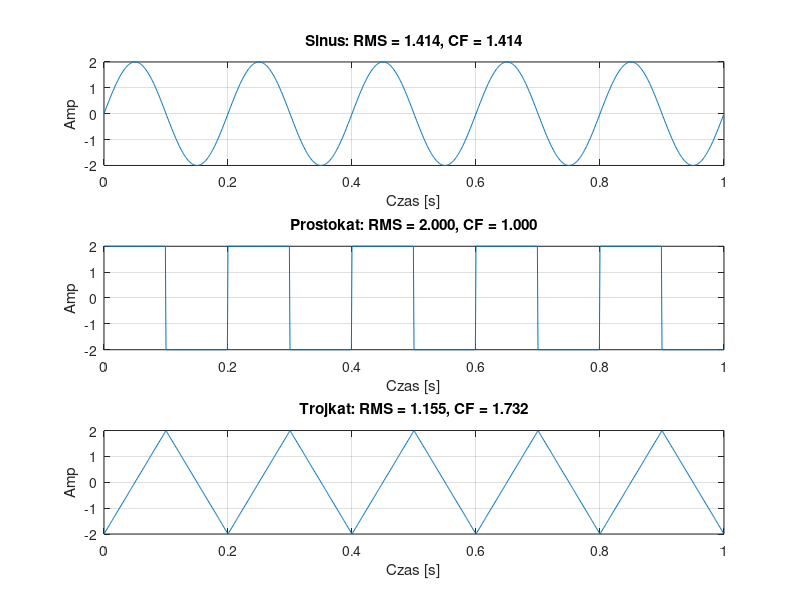

Recreate this plot in MATLAB.
% Lab 3 - Przyklad 3: Parametry sygnalow o roznych ksztaltach
fs = 1000;
T  = 1;
f  = 5;
A  = 2;
t  = 0 : 1/fs : T-1/fs;

x_sin = A * sin(2*pi*f*t);
x_sq  = A * square(2*pi*f*t);
x_tri = A * sawtooth(2*pi*f*t, 0.5);

signals = {x_sin, x_sq, x_tri};
names   = {'Sinus', 'Prostokat', 'Trojkat'};

figure;
for i = 1:3
    x = signals{i};
    rms_val   = sqrt(mean(x.^2));
    crest_val = max(abs(x)) / rms_val;

    subplot(3,1,i);
    plot(t, x);
    title(sprintf('%s: RMS = %.3f, CF = %.3f', names{i}, rms_val, crest_val));
    xlabel('Czas [s]'); ylabel('Amp'); grid on;
end
